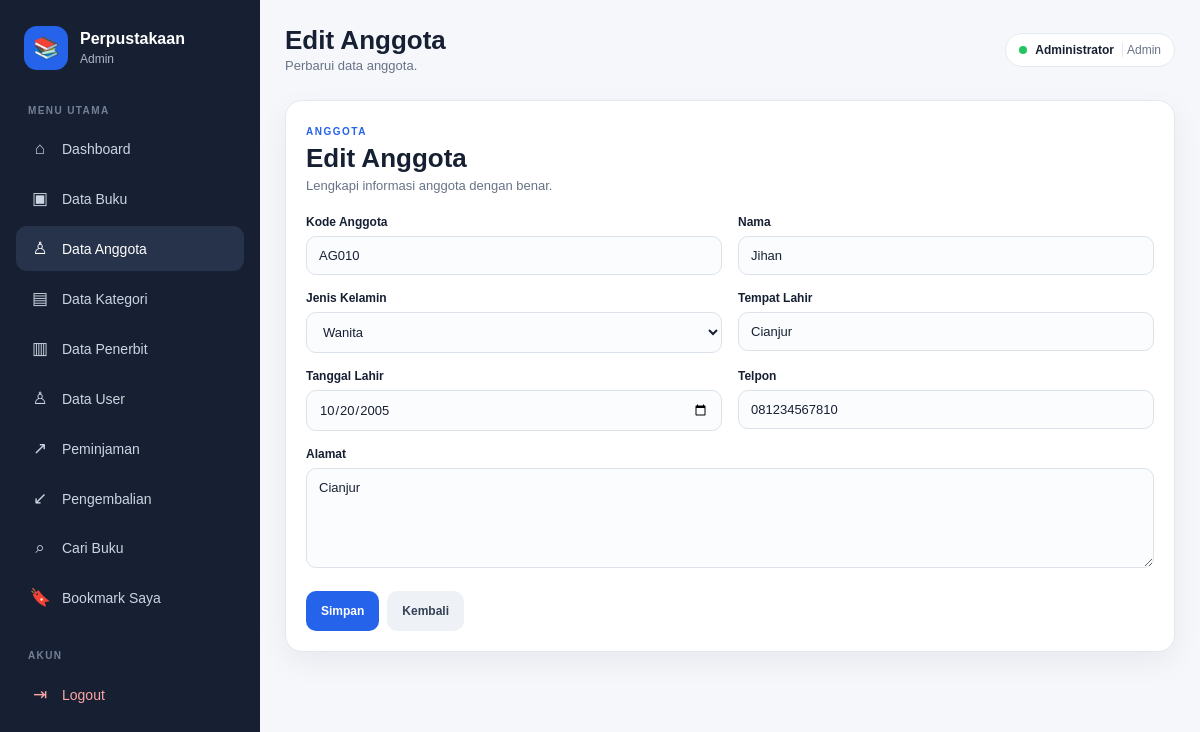
The page /anggota/anggota_form.php?id=10 (signed in) on the database its author committed.
### tables this page shows
CREATE TABLE `anggota` (
  `id` int(10) UNSIGNED NOT NULL,
  `kode_anggota` varchar(20) NOT NULL,
  `nama` varchar(100) NOT NULL,
  `jenis_kelamin` enum('pria','wanita') DEFAULT NULL,
  `tempat_lahir` varchar(100) DEFAULT NULL,
  `tanggal_lahir` date DEFAULT NULL,
  `telpon` varchar(12) DEFAULT NULL,
  `alamat` text DEFAULT NULL,
  `foto` varchar(255) DEFAULT NULL
);

### config/app.php (called while the page is built, shortened)
<?php
function url($path = "")
{
  $path = ltrim($path, "/");
  return BASE_URL . ($path !== "" ? "/" . $path : "");
}
if (!function_exists("e")) {
  function e($value)
  {
    return htmlspecialchars((string) $value, ENT_QUOTES, "UTF-8");
  }
}

### anggota/anggota_form.php (the view, shortened to what this page needs)
<?php
require_once __DIR__ . "/../config/connection.php";
$id = (int) ($_GET["id"] ?? ($_POST["id"] ?? 0));
$d = [
  "kode_anggota" => "",
  "nama" => "",
  "jenis_kelamin" => "",
  "tempat_lahir" => "",
  "tanggal_lahir" => "",
  "telpon" => "",
  "alamat" => "",
];
if ($id) {
  $q = $conn->prepare("SELECT * FROM anggota WHERE id=?");
  $q->bind_param("i", $id);
  $q->execute();
  $d = $q->get_result()->fetch_assoc() ?: $d;
}
$pageTitle = $id ? "Edit Anggota" : "Tambah Anggota";
require_once __DIR__ . "/../includes/layout_header.php";
?>
<section class="panel form-panel">
    <div class="form-title"><span class="page-label">ANGGOTA</span>
        <h1><?= e($pageTitle) ?></h1>
        <p>Lengkapi informasi anggota dengan benar.</p>
    </div>
    <form method="post" class="form-grid"><input type="hidden" name="id" value="<?= $id ?>">
        <div><label>Kode Anggota</label><input name="kode_anggota" value="<?= e(
          $d["kode_anggota"]
        ) ?>" required></div>
        <div><label>Nama</label><input name="nama" value="<?= e(
          $d["nama"]
        ) ?>" required></div>
        <div><label>Jenis Kelamin</label><select name="jenis_kelamin">
                <option value="wanita" <?= $d["jenis_kelamin"] === "wanita"
                  ? "selected"
                  : "" ?>>Wanita</option>
            </select></div>
        <div><label>Tempat Lahir</label><input name="tempat_lahir" value="<?= e(
          $d["tempat_lahir"]
        ) ?>"></div>
        <div><label>Tanggal Lahir</label><input type="date" name="tanggal_lahir" value="<?= e(
          $d["tanggal_lahir"]
        ) ?>"></div>
        <div><label>Telpon</label><input name="telpon" value="<?= e(
          $d["telpon"]
        ) ?>"></div>
        <div class="full"><label>Alamat</label><textarea name="alamat" rows="4"><?= e(
          $d["alamat"]
        ) ?></textarea></div>
        <div class="full form-actions"><button class="btn primary">Simpan</button><a href="<?= e(
          url("anggota/anggota.php")
        ) ?>" class="btn">Kembali</a></div>
    </form>
</section>
<?php require_once __DIR__ . "/../includes/layout_footer.php"; ?>

### assets/css/style.css (style rules this page uses)
* { box-sizing: border-box; margin: 0; padding: 0; }
:root { --nav: #172033; --nav-2: #26334a; --primary: #2563eb; --primary-dark: #1d4ed8; --bg: #f5f7fb; --white: #ffffff; --text: #172033; --muted: #687386; --border: #e4e9f0; --green: #047857; --red: #b91c1c; --orange: #c2410c; --shadow: 0 10px 30px rgba(15, 23, 42, 0.06); --shadow-hover: 0 15px 35px rgba(15, 23, 42, 0.10); --radius: 12px; --radius-lg: 17px; }
html { scroll-behavior: smooth; }
body { font-family: Arial, Helvetica, sans-serif; background: var(--bg); color: var(--text); min-height: 100vh; }
a { color: inherit; }
button, input, select, textarea { font-family: inherit; }
.hero-panel, .panel, .stat-card, .summary-card, .search-hero, .search-results { background: #ffffff; border: 1px solid var(--border); border-radius: var(--radius-lg); box-shadow: var(--shadow); }
.panel { padding: 20px; margin-bottom: 20px; }
.page-label { display: inline-block; color: var(--primary); font-size: 10px; font-weight: 800; letter-spacing: 1.5px; }
.btn { display: inline-flex; align-items: center; justify-content: center; min-height: 40px; padding: 9px 14px; border: 1px solid transparent; border-radius: 10px; text-decoration: none; background: #eef2f7; color: #334155; font-weight: 700; font-size: 12px; cursor: pointer; transition: background 0.18s ease, transform 0.18s ease, filter 0.18s ease; }
.btn.primary { background: var(--primary); color: #ffffff; }
.form-panel { max-width: 1000px; }
.form-title { margin-bottom: 22px; }
.form-title h1 { font-size: 26px; margin: 4px 0; }
.form-title p { color: var(--muted); font-size: 13px; }
.form-grid { display: grid; grid-template-columns: repeat(2, minmax(0, 1fr)); gap: 16px; }
.form-grid .full { grid-column: 1 / -1; }
label { display: block; font-size: 12px; font-weight: 700; margin-bottom: 7px; }
input, select, textarea { width: 100%; padding: 11px 12px; border: 1px solid #dbe2ea; border-radius: 10px; background: #fbfcfe; color: var(--text); font: inherit; font-size: 13px; outline: none; transition: border-color 0.18s ease, box-shadow 0.18s ease; }
textarea { resize: vertical; min-height: 100px; }
.form-actions { display: flex; gap: 9px; align-items: center; flex-wrap: wrap; margin-top: 3px; }
.form-actions { display: flex; flex-wrap: wrap; gap: 8px; }

### rows shown on the page
anggota: kode_anggota "AG010", nama "Jihan", jenis_kelamin "Wanita", tempat_lahir "Cianjur", tanggal_lahir "10/20/2005", telpon "081234567810", alamat "Cianjur"

### other values the page prints
$level ?: 'User' "Admin"
$pageTitle "Edit Anggota"
$pageDescription "Perbarui data anggota."
$_SESSION['nama'] "Administrator"
$_SESSION['level'] "Admin"
